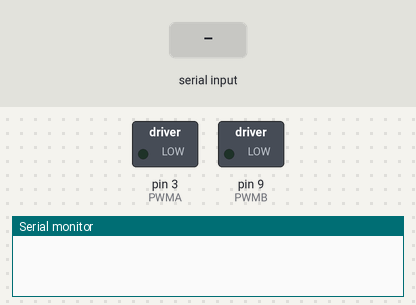
Bench run of a sketch on a simulated Arduino Uno, built with avr-gcc and run on an emulated ATmega328P. On the bench: switched loads named in the sketch (green lamp = pin HIGH), the last lines printed to the serial monitor. Inputs (shaded band) come from the test bench.

Above: at 1.2 s.
1.3 s: "0\n" received over Serial
At 1.6 s:
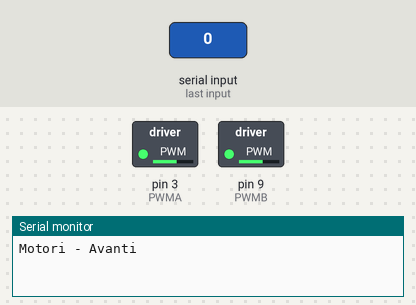
2.8 s: "4\n" received over Serial
At 4.0 s:
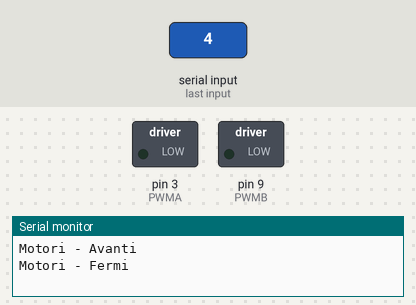
4.3 s: "1\n" received over Serial
At 5.2 s:
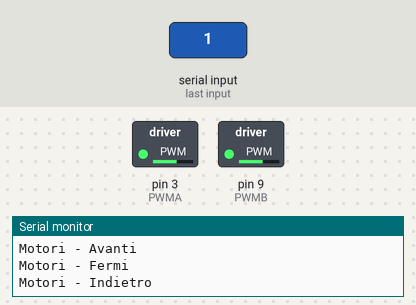
Timing chart, 0 to 7.3 s (numbered marks = the images above; inputs shaded):
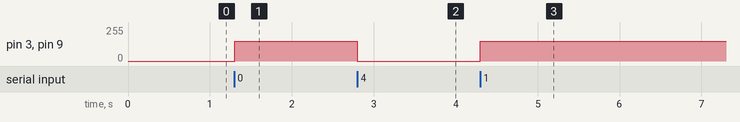

The sketch:

ArduBase.ino
```cpp
#define PWMA 3
#define AIN1 5
#define AIN2 4
#define PWMB 9
#define BIN1 7
#define BIN2 8
#define STBY 6
#define ECHO 10
#define TRIG 11

#define PWMPower 150

#define trigPin 6
#define echoPin 7

int direzione = 0;
/*
 * Allora, ho deciso che i valori per la direzione saranno i seguenti:
 * 8 - Avanti
 * 2 - Indietro
 * 6 - Destra
 * 4 - Sinistra
 * 5 - Fermi
 */

void setup()
{
  Serial.begin(115200);
  Serial.setTimeout(1);
  pinMode(TRIG, OUTPUT);
  pinMode(ECHO, INPUT);
  digitalWrite(TRIG, LOW);

}

void motoriAvanti(){
  digitalWrite(AIN1, HIGH);
  digitalWrite(AIN2, LOW);
  analogWrite(PWMA, PWMPower);
  analogWrite(PWMB, PWMPower);
  digitalWrite(BIN1, HIGH);
  digitalWrite(BIN2, LOW);
  digitalWrite(STBY, HIGH);
}

void motoriIndietro(){
  digitalWrite(AIN1, LOW);
  digitalWrite(AIN2, HIGH);
  analogWrite(PWMA, PWMPower);
  analogWrite(PWMB, PWMPower);
  digitalWrite(BIN1, LOW);
  digitalWrite(BIN2, HIGH);
  digitalWrite(STBY, HIGH);
}

void motoriFermi(){
  digitalWrite(AIN1, LOW);
  digitalWrite(AIN2, LOW);
  digitalWrite(PWMA, LOW);
  digitalWrite(PWMB, LOW);
  digitalWrite(BIN1, LOW);
  digitalWrite(BIN2, LOW);
  digitalWrite(STBY, LOW);
}

void motoriDestra(){
  digitalWrite(AIN1, HIGH);
  digitalWrite(AIN2, LOW);
  analogWrite(PWMA, PWMPower);
  analogWrite(PWMB, PWMPower);
  digitalWrite(BIN1, LOW);
  digitalWrite(BIN2, HIGH);
  digitalWrite(STBY, HIGH);
}

void motoriSinistra(){
  digitalWrite(AIN1, LOW);
  digitalWrite(AIN2, HIGH);
  analogWrite(PWMA, PWMPower);
  analogWrite(PWMB, PWMPower);
  digitalWrite(BIN1, HIGH);
  digitalWrite(BIN2, LOW);
  digitalWrite(STBY, HIGH);
}

void loop()
{
    while(!Serial.available());
    direzione = Serial.readString().toInt();
    switch (direzione){
      case 0:
        motoriAvanti();
        Serial.println("Motori - Avanti");
        break;
      case 1:
        motoriIndietro();
        Serial.println("Motori - Indietro");
        break;
      case 2:
        motoriDestra();
        Serial.println("Motori - Destra");
        break;
      case 3:
        motoriSinistra();
        Serial.println("Motori - Sinistra");
        break;
      case 4:
        motoriFermi();
        Serial.println("Motori - Fermi");
        break;
    }
}
```

Measured:
- after the input at 1.3 s, pin 3 (PWMA), pin 9 (PWMB): 0/255 → 150/255 at once
- after the input at 2.8 s, pin 3 (PWMA), pin 9 (PWMB): 150/255 → 0/255 at once
- after the input at 4.3 s, pin 3 (PWMA), pin 9 (PWMB): 0/255 → 150/255 at once
